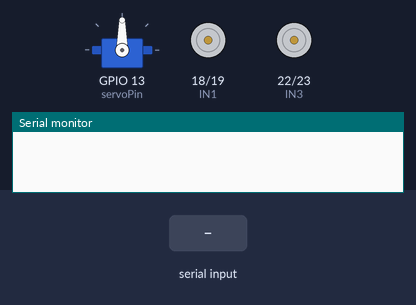
The sketch below on a simulated ESP32. Shown: servo, motor-driver pin pairs drawn as motors (green arrow = first pin HIGH = forward, orange = second pin HIGH = backward, longer = more drive), the last lines printed to the serial monitor. Inputs (shaded band) come from the test bench. Nothing arrives over Bluetooth unless stated.

Above: at 1.2 s.
1.3 s: "F\n" received over the second serial link
At 2.5 s:
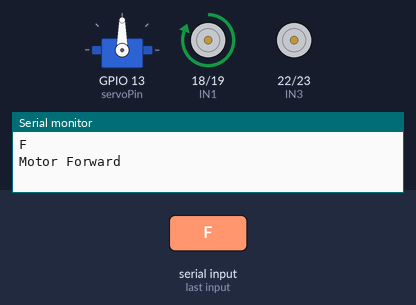
2.8 s: "G\n" received over the second serial link
At 3.9 s:
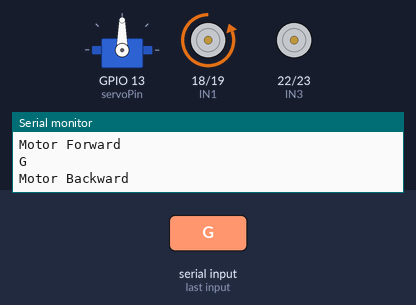
4.3 s: "L\n" received over the second serial link
At 5.1 s:
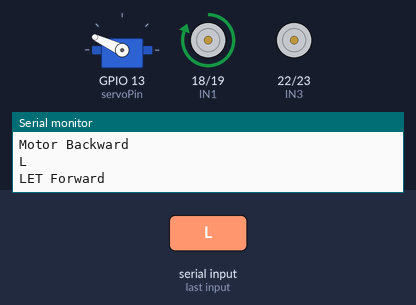
5.8 s: "R\n" received over the second serial link
At 6.2 s:
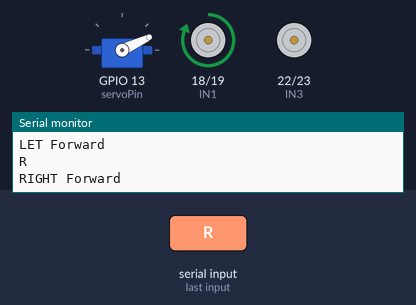
7.3 s: "Y\n" received over the second serial link
At 8.5 s:
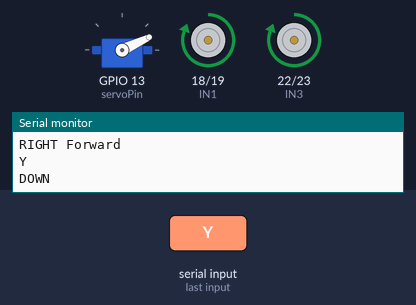
8.8 s: "X\n" received over the second serial link
At 9.7 s:
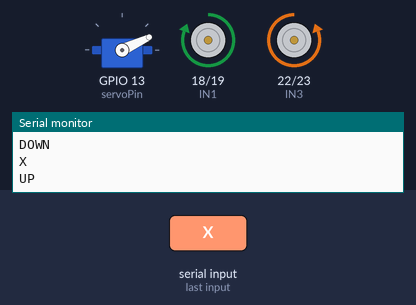
Timing chart, 0 to 11.3 s (numbered marks = the images above; inputs shaded):
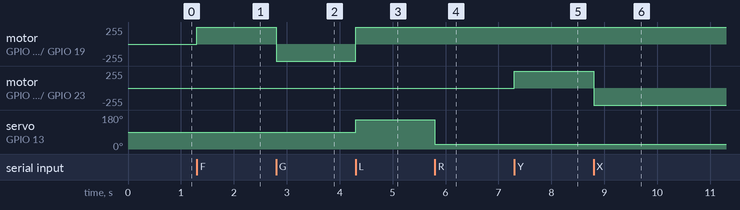

Measured:
- after the input at 1.3 s, motor on GPIO 18 (IN1) / GPIO 19 (IN2): stopped → forward 255/255 at once
- after the input at 2.8 s, motor on GPIO 18 (IN1) / GPIO 19 (IN2): forward 255/255 → backward 255/255 at once
- after the input at 4.3 s, motor on GPIO 18 (IN1) / GPIO 19 (IN2): backward 255/255 → forward 255/255 at once; servo on GPIO 13 (servoPin): 90° → 155° at once
- after the input at 5.8 s, servo on GPIO 13 (servoPin): 155° → 25° at once
- after the input at 7.3 s, motor on GPIO 22 (IN3) / GPIO 23 (IN4): stopped → forward 255/255 at once
- after the input at 8.8 s, motor on GPIO 22 (IN3) / GPIO 23 (IN4): forward 255/255 → backward 255/255 at once

The sketch:

Search_Rescue_and_Destroyer_esp32.ino
```cpp
#include <BluetoothSerial.h>
#include <ESP32Servo.h>

BluetoothSerial btSerial;
String receivedData = "";

#define IN1  18
#define IN2  19

#define IN3  22
#define IN4  23
Servo myServo;

int servoPin = 13;

void setup() {
  Serial.begin(9600);
  btSerial.begin("Smart_Car");

  pinMode(IN1, OUTPUT);
  pinMode(IN2, OUTPUT);

  pinMode(IN3, OUTPUT);
  pinMode(IN4, OUTPUT);
  myServo.attach(servoPin);
  myServo.write(90);
  digitalWrite(IN1, LOW);
  digitalWrite(IN2, LOW);

  digitalWrite(IN3, LOW);
  digitalWrite(IN4, LOW);
}

void loop() {
  while (btSerial.available()) {
    char receivedChar = btSerial.read();
    Serial.println(receivedChar);
    if (receivedChar == '\n') {


       if (receivedData == "F") {
        myServo.write(90);
        digitalWrite(IN1, HIGH);
        digitalWrite(IN2, LOW);
        Serial.println("Motor Forward");
      }
      else if (receivedData == "G") {
        myServo.write(90);
        digitalWrite(IN1, LOW);
        digitalWrite(IN2, HIGH);
        Serial.println("Motor Backward");
      }
      else if (receivedData == "L") {
         myServo.write(155);
        digitalWrite(IN1, HIGH);
        digitalWrite(IN2, LOW);
        Serial.println("LET Forward");
      }
      else if (receivedData == "R") {
        myServo.write(25);
        digitalWrite(IN1, HIGH);
        digitalWrite(IN2, LOW);
        Serial.println("RIGHT Forward");
      }


     else if (receivedData == "Y") {

        digitalWrite(IN3, HIGH);
        digitalWrite(IN4, LOW);
        Serial.println("DOWN");
      }
      else if (receivedData == "X") {

        digitalWrite(IN4, HIGH);
        digitalWrite(IN3, LOW);
        Serial.println("UP");
      }
      else if (receivedData == "M" || receivedData == "N") {
        digitalWrite(IN4, LOW);
        digitalWrite(IN3, LOW);
        Serial.println("OFFFF");
      }
       else if (receivedData == "S") {
        myServo.write(90);
        digitalWrite(IN1, LOW);
        digitalWrite(IN2, LOW);
        Serial.println("Motor Stopped");
      }
      receivedData = "";
    } else {
      receivedData += receivedChar;
    }
  }
}
```
